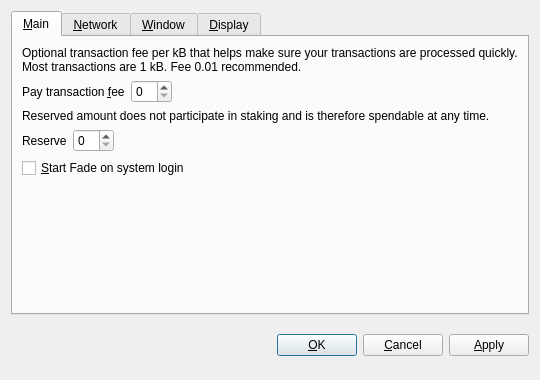
<?xml version="1.0" encoding="UTF-8"?>
<ui version="4.0">
 <class>OptionsDialog</class>
 <widget class="QDialog" name="OptionsDialog">
  <property name="geometry">
   <rect>
    <x>0</x>
    <y>0</y>
    <width>540</width>
    <height>380</height>
   </rect>
  </property>
  <property name="windowTitle">
   <string>Options</string>
  </property>
  <property name="modal">
   <bool>true</bool>
  </property>
  <layout class="QVBoxLayout" name="verticalLayout">
   <item>
    <widget class="QTabWidget" name="tabWidget">
     <property name="tabPosition">
      <enum>QTabWidget::North</enum>
     </property>
     <property name="currentIndex">
      <number>0</number>
     </property>
     <widget class="QWidget" name="tabMain">
      <attribute name="title">
       <string>&amp;Main</string>
      </attribute>
      <layout class="QVBoxLayout" name="verticalLayout_Main">
       <item>
        <widget class="QLabel" name="transactionFeeInfoLabel">
         <property name="text">
          <string>Optional transaction fee per kB that helps make sure your transactions are processed quickly. Most transactions are 1 kB. Fee 0.01 recommended.</string>
         </property>
         <property name="textFormat">
          <enum>Qt::PlainText</enum>
         </property>
         <property name="wordWrap">
          <bool>true</bool>
         </property>
        </widget>
       </item>
       <item>
        <layout class="QHBoxLayout" name="horizontalLayoutFee">
         <item>
          <widget class="QLabel" name="transactionFeeLabel">
           <property name="text">
            <string>Pay transaction &amp;fee</string>
           </property>
           <property name="textFormat">
            <enum>Qt::PlainText</enum>
           </property>
           <property name="buddy">
            <cstring>transactionFee</cstring>
           </property>
          </widget>
         </item>
         <item>
          <widget class="BitcoinAmountField" name="transactionFee"/>
         </item>
         <item>
          <spacer name="horizontalSpacerFee">
           <property name="orientation">
            <enum>Qt::Horizontal</enum>
           </property>
           <property name="sizeHint" stdset="0">
            <size>
             <width>40</width>
             <height>20</height>
            </size>
           </property>
          </spacer>
         </item>
        </layout>
       </item>
       <item>
        <widget class="QLabel" name="reserveBalanceInfoLabel">
         <property name="text">
          <string>Reserved amount does not participate in staking and is therefore spendable at any time.</string>
         </property>
         <property name="textFormat">
          <enum>Qt::PlainText</enum>
         </property>
         <property name="wordWrap">
          <bool>true</bool>
         </property>
        </widget>
       </item>
       <item>
        <layout class="QHBoxLayout" name="horizontalLayoutReserveBalance">
         <item>
          <widget class="QLabel" name="reserveBalanceLabel">
           <property name="text">
            <string>Reserve</string>
           </property>
           <property name="textFormat">
            <enum>Qt::PlainText</enum>
           </property>
           <property name="buddy">
            <cstring>reserveBalance</cstring>
           </property>
          </widget>
         </item>
         <item>
          <widget class="BitcoinAmountField" name="reserveBalance"/>
         </item>
         <item>
          <spacer name="horizontalSpacerReserveBalance">
           <property name="orientation">
            <enum>Qt::Horizontal</enum>
           </property>
           <property name="sizeHint" stdset="0">
            <size>
             <width>40</width>
             <height>20</height>
            </size>
           </property>
          </spacer>
         </item>
        </layout>
       </item>
       <item>
        <widget class="QCheckBox" name="bitcoinAtStartup">
         <property name="toolTip">
          <string>Automatically start Fade after logging in to the system.</string>
         </property>
         <property name="text">
          <string>&amp;Start Fade on system login</string>
         </property>
        </widget>
       </item>
       <item>
        <spacer name="verticalSpacer_Main">
         <property name="orientation">
          <enum>Qt::Vertical</enum>
         </property>
         <property name="sizeHint" stdset="0">
          <size>
           <width>20</width>
           <height>40</height>
          </size>
         </property>
        </spacer>
       </item>
      </layout>
     </widget>
     <widget class="QWidget" name="tabNetwork">
      <attribute name="title">
       <string>&amp;Network</string>
      </attribute>
      <layout class="QVBoxLayout" name="verticalLayout_Network">
       <item>
        <widget class="QCheckBox" name="mapPortUpnp">
         <property name="toolTip">
          <string>Automatically open the Fade client port on the router. This only works when your router supports UPnP and it is enabled.</string>
         </property>
         <property name="text">
          <string>Map port using &amp;UPnP</string>
         </property>
        </widget>
       </item>
       <item>
        <widget class="QCheckBox" name="connectSocks">
         <property name="toolTip">
          <string>Connect to the Fade network through a SOCKS5 proxy (e.g. when connecting through Tor).</string>
         </property>
         <property name="text">
          <string>&amp;Connect through SOCKS5 proxy:</string>
         </property>
        </widget>
       </item>
       <item>
        <layout class="QHBoxLayout" name="horizontalLayout_Network">
         <item>
          <widget class="QLabel" name="proxyIpLabel">
           <property name="text">
            <string>Proxy &amp;IP:</string>
           </property>
           <property name="textFormat">
            <enum>Qt::PlainText</enum>
           </property>
           <property name="buddy">
            <cstring>proxyIp</cstring>
           </property>
          </widget>
         </item>
         <item>
          <widget class="QValidatedLineEdit" name="proxyIp">
           <property name="maximumSize">
            <size>
             <width>140</width>
             <height>16777215</height>
            </size>
           </property>
           <property name="toolTip">
            <string>IP address of the proxy (e.g. 127.0.0.1)</string>
           </property>
          </widget>
         </item>
         <item>
          <widget class="QLabel" name="proxyPortLabel">
           <property name="text">
            <string>&amp;Port:</string>
           </property>
           <property name="textFormat">
            <enum>Qt::PlainText</enum>
           </property>
           <property name="buddy">
            <cstring>proxyPort</cstring>
           </property>
          </widget>
         </item>
         <item>
          <widget class="QLineEdit" name="proxyPort">
           <property name="maximumSize">
            <size>
             <width>55</width>
             <height>16777215</height>
            </size>
           </property>
           <property name="toolTip">
            <string>Port of the proxy (e.g. 9050)</string>
           </property>
          </widget>
         </item>
         <item>
          <spacer name="horizontalSpacer_Network">
           <property name="orientation">
            <enum>Qt::Horizontal</enum>
           </property>
           <property name="sizeHint" stdset="0">
            <size>
             <width>40</width>
             <height>20</height>
            </size>
           </property>
          </spacer>
         </item>
        </layout>
       </item>
       <item>
        <spacer name="verticalSpacer_Network">
         <property name="orientation">
          <enum>Qt::Vertical</enum>
         </property>
         <property name="sizeHint" stdset="0">
          <size>
           <width>20</width>
           <height>40</height>
          </size>
         </property>
        </spacer>
       </item>
      </layout>
     </widget>
     <widget class="QWidget" name="tabWindow">
      <attribute name="title">
       <string>&amp;Window</string>
      </attribute>
      <layout class="QVBoxLayout" name="verticalLayout_Window">
       <item>
        <widget class="QCheckBox" name="minimizeToTray">
         <property name="toolTip">
          <string>Show only a tray icon after minimizing the window.</string>
         </property>
         <property name="text">
          <string>&amp;Minimize to the tray instead of the taskbar</string>
         </property>
        </widget>
       </item>
       <item>
        <widget class="QCheckBox" name="minimizeOnClose">
         <property name="toolTip">
          <string>Minimize instead of exit the application when the window is closed. When this option is enabled, the application will be closed only after selecting Quit in the menu.</string>
         </property>
         <property name="text">
          <string>M&amp;inimize on close</string>
         </property>
        </widget>
       </item>
       <item>
        <spacer name="verticalSpacer_Window">
         <property name="orientation">
          <enum>Qt::Vertical</enum>
         </property>
         <property name="sizeHint" stdset="0">
          <size>
           <width>20</width>
           <height>40</height>
          </size>
         </property>
        </spacer>
       </item>
      </layout>
     </widget>
     <widget class="QWidget" name="tabDisplay">
      <attribute name="title">
       <string>&amp;Display</string>
      </attribute>
      <layout class="QVBoxLayout" name="verticalLayout_Display">
       <item>
        <layout class="QHBoxLayout" name="horizontalLayout_1_Display">
         <item>
          <widget class="QLabel" name="langLabel">
           <property name="text">
            <string>User Interface &amp;language:</string>
           </property>
           <property name="textFormat">
            <enum>Qt::PlainText</enum>
           </property>
           <property name="buddy">
            <cstring>lang</cstring>
           </property>
          </widget>
         </item>
         <item>
          <widget class="QValueComboBox" name="lang">
           <property name="toolTip">
            <string>The user interface language can be set here. This setting will take effect after restarting Fade.</string>
           </property>
          </widget>
         </item>
        </layout>
       </item>
       <item>
        <layout class="QHBoxLayout" name="horizontalLayout_2_Display">
         <item>
          <widget class="QLabel" name="unitLabel">
           <property name="text">
            <string>&amp;Unit to show amounts in:</string>
           </property>
           <property name="textFormat">
            <enum>Qt::PlainText</enum>
           </property>
           <property name="buddy">
            <cstring>unit</cstring>
           </property>
          </widget>
         </item>
         <item>
          <widget class="QValueComboBox" name="unit">
           <property name="toolTip">
            <string>Choose the default subdivision unit to show in the interface and when sending coins.</string>
           </property>
          </widget>
         </item>
        </layout>
       </item>
       <item>
        <widget class="QCheckBox" name="coinControlFeatures">
         <property name="toolTip">
          <string>Whether to show coin control features or not.</string>
         </property>
         <property name="text">
          <string>Display coin &amp;control features (experts only!)</string>
         </property>
        </widget>
       </item>
       <item>
        <widget class="QCheckBox" name="minimizeCoinAge">
         <property name="toolTip">
          <string>Whether to select the coin outputs randomly or with minimal coin age.</string>
         </property>
         <property name="text">
          <string>Minimize weight consumption (experimental)</string>
         </property>
        </widget>
       </item>
       <item>
        <widget class="QCheckBox" name="useBlackTheme">
         <property name="text">
          <string>Use black visual theme (requires restart)</string>
         </property>
        </widget>
       </item>
       <item>
        <spacer name="verticalSpacer_Display">
         <property name="orientation">
          <enum>Qt::Vertical</enum>
         </property>
         <property name="sizeHint" stdset="0">
          <size>
           <width>20</width>
           <height>40</height>
          </size>
         </property>
        </spacer>
       </item>
      </layout>
     </widget>
    </widget>
   </item>
   <item>
    <layout class="QHBoxLayout" name="horizontalLayout_Buttons">
     <item>
      <spacer name="horizontalSpacer_1">
       <property name="orientation">
        <enum>Qt::Horizontal</enum>
       </property>
       <property name="sizeHint" stdset="0">
        <size>
         <width>40</width>
         <height>48</height>
        </size>
       </property>
      </spacer>
     </item>
     <item>
      <widget class="QLabel" name="statusLabel">
       <property name="font">
        <font>
         <weight>75</weight>
         <bold>true</bold>
        </font>
       </property>
       <property name="text">
        <string/>
       </property>
       <property name="textFormat">
        <enum>Qt::PlainText</enum>
       </property>
       <property name="wordWrap">
        <bool>true</bool>
       </property>
      </widget>
     </item>
     <item>
      <spacer name="horizontalSpacer_2">
       <property name="orientation">
        <enum>Qt::Horizontal</enum>
       </property>
       <property name="sizeHint" stdset="0">
        <size>
         <width>40</width>
         <height>48</height>
        </size>
       </property>
      </spacer>
     </item>
     <item>
      <widget class="QPushButton" name="okButton">
       <property name="text">
        <string>&amp;OK</string>
       </property>
      </widget>
     </item>
     <item>
      <widget class="QPushButton" name="cancelButton">
       <property name="text">
        <string>&amp;Cancel</string>
       </property>
       <property name="autoDefault">
        <bool>false</bool>
       </property>
      </widget>
     </item>
     <item>
      <widget class="QPushButton" name="applyButton">
       <property name="text">
        <string>&amp;Apply</string>
       </property>
       <property name="autoDefault">
        <bool>false</bool>
       </property>
      </widget>
     </item>
    </layout>
   </item>
  </layout>
 </widget>
 <customwidgets>
  <customwidget>
   <class>BitcoinAmountField</class>
   <extends>QSpinBox</extends>
   <header>bitcoinamountfield.h</header>
  </customwidget>
  <customwidget>
   <class>QValueComboBox</class>
   <extends>QComboBox</extends>
   <header>qvaluecombobox.h</header>
  </customwidget>
  <customwidget>
   <class>QValidatedLineEdit</class>
   <extends>QLineEdit</extends>
   <header>qvalidatedlineedit.h</header>
  </customwidget>
 </customwidgets>
 <resources/>
 <connections/>
</ui>
